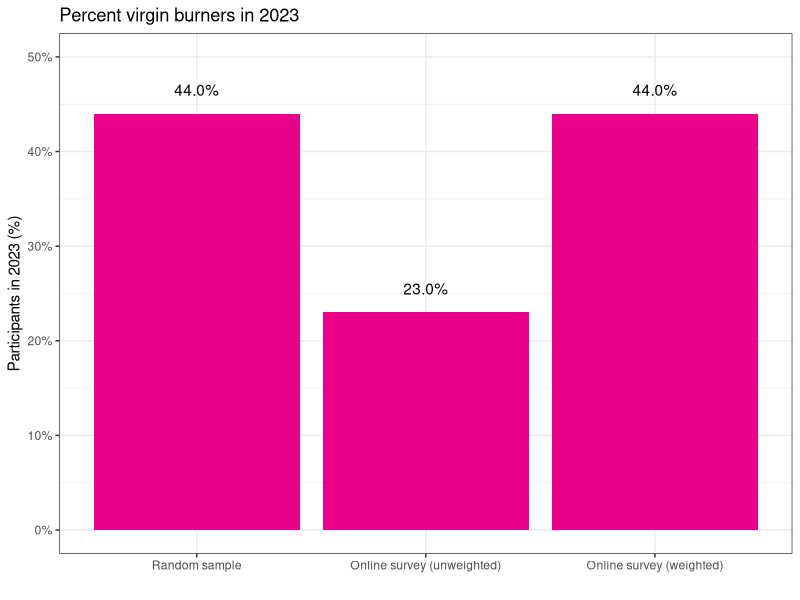

R code for this plot:
## ---- chunk 1
library(kableExtra)
responseTable <- matrix(cbind(c("11,919", "11,676", "9,585", "7,137", 
                                "9,168", "8,745", "7,737", "8,382", "7,712"),
                              c("68,000", "68,000", "70,000", "70,000", 
                                "70,000", "70,000", "80,000", "87,000", "77,000"),
                              c("17%", "18%", "14%", "11%", "13%", "12%",
                              "10%", "10%", "10%")), ncol = 3)
rownames(responseTable) <- c(2013:2019, 2022:2023)
responseTable |>
  kbl(col.names = c("Survey responses (n)", "BRC Population", "Response rate"),
      row.names = TRUE) |>
  kable_paper("striped", full_width = F) |>
  kable_styling() |>
  column_spec(column = 1:1, width_min = "9.5em")

## ---- chunk 2
library(ggplot2)
library(scales)
plotDat <- data.frame(est = c(0.440, 0.230, 0.440),
                      label = c("44.0%", "23.0%", "44.0%"),
                      type = factor(c("Random sample", 
                                      "Online survey (unweighted)",
                                      "Online survey (weighted)"),
                                    levels = c("Random sample", 
                                      "Online survey (unweighted)",
                                      "Online survey (weighted)")))
ggplot(plotDat, aes(x = type, y = est)) +
  geom_bar(stat = "identity", fill = "#EA008B") +
  geom_text(aes(label = label), vjust = -1.5, colour = "black") +
  scale_y_continuous(labels = percent, limits = c(0, 0.5)) +
  theme_bw() +
  labs(x = "", y = "Participants in 2023 (%)",
       title = "Percent virgin burners in 2023")
